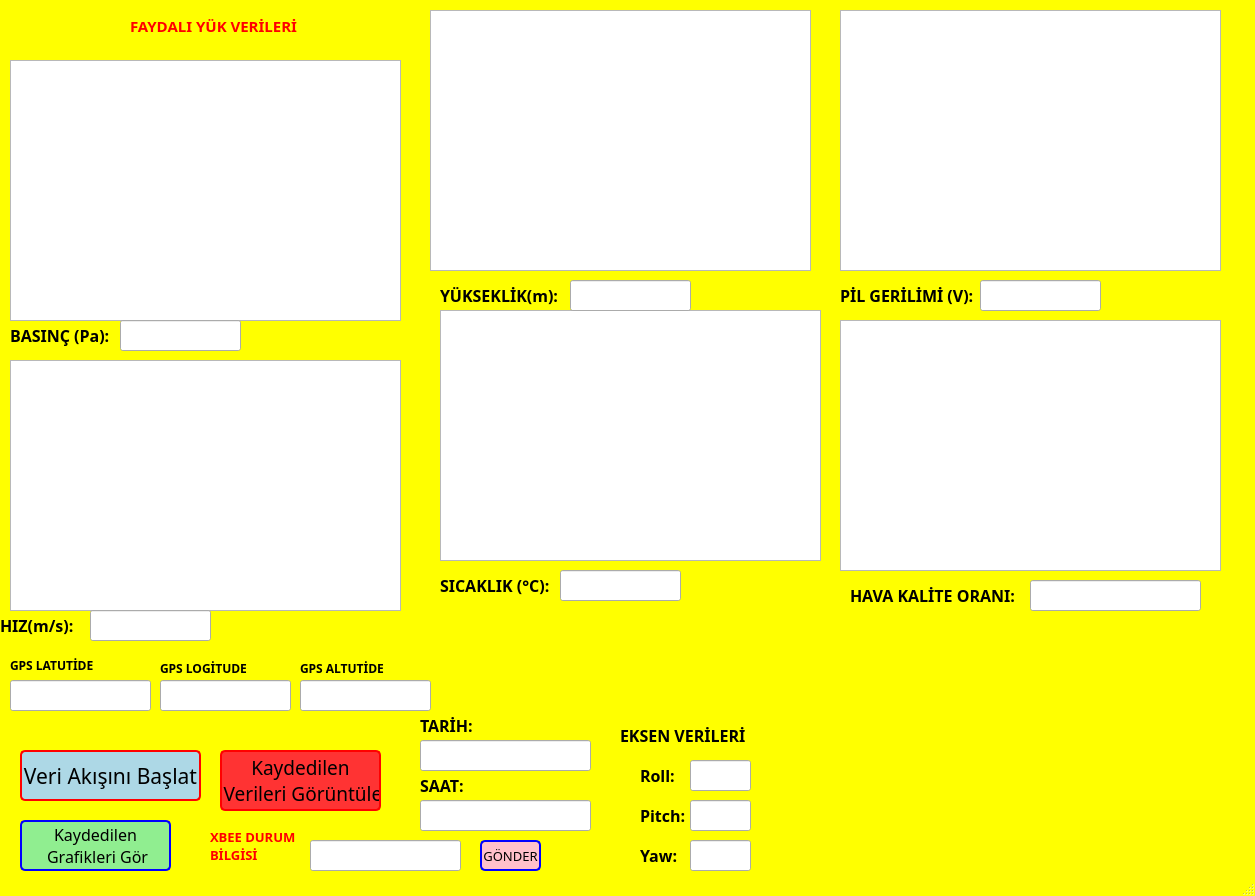
<?xml version="1.0" encoding="UTF-8"?>
<ui version="4.0">
 <class>mainWindow</class>
 <widget class="QMainWindow" name="mainWindow">
  <property name="geometry">
   <rect>
    <x>0</x>
    <y>0</y>
    <width>1255</width>
    <height>896</height>
   </rect>
  </property>
  <property name="windowTitle">
   <string>St Focount</string>
  </property>
  <property name="styleSheet">
   <string notr="true">QMainWindow{
background-color: yellow;
}</string>
  </property>
  <widget class="QWidget" name="centralwidget">
   <widget class="GraphicsLayoutWidget" name="graphicsView">
    <property name="geometry">
     <rect>
      <x>10</x>
      <y>60</y>
      <width>391</width>
      <height>261</height>
     </rect>
    </property>
   </widget>
   <widget class="GraphicsLayoutWidget" name="graphicsView_2">
    <property name="geometry">
     <rect>
      <x>430</x>
      <y>10</y>
      <width>381</width>
      <height>261</height>
     </rect>
    </property>
   </widget>
   <widget class="GraphicsLayoutWidget" name="graphicsView_3">
    <property name="geometry">
     <rect>
      <x>10</x>
      <y>360</y>
      <width>391</width>
      <height>251</height>
     </rect>
    </property>
   </widget>
   <widget class="GraphicsLayoutWidget" name="graphicsView_4">
    <property name="geometry">
     <rect>
      <x>440</x>
      <y>310</y>
      <width>381</width>
      <height>251</height>
     </rect>
    </property>
   </widget>
   <widget class="GraphicsLayoutWidget" name="graphicsView_5">
    <property name="geometry">
     <rect>
      <x>840</x>
      <y>10</y>
      <width>381</width>
      <height>261</height>
     </rect>
    </property>
   </widget>
   <widget class="QLineEdit" name="lineEdit_2">
    <property name="geometry">
     <rect>
      <x>120</x>
      <y>320</y>
      <width>121</width>
      <height>31</height>
     </rect>
    </property>
    <property name="font">
     <font>
      <pointsize>12</pointsize>
      <weight>75</weight>
      <bold>true</bold>
     </font>
    </property>
   </widget>
   <widget class="QLineEdit" name="lineEdit_8">
    <property name="geometry">
     <rect>
      <x>570</x>
      <y>280</y>
      <width>121</width>
      <height>31</height>
     </rect>
    </property>
    <property name="font">
     <font>
      <pointsize>12</pointsize>
      <weight>75</weight>
      <bold>true</bold>
     </font>
    </property>
   </widget>
   <widget class="QLineEdit" name="lineEdit_4">
    <property name="geometry">
     <rect>
      <x>90</x>
      <y>610</y>
      <width>121</width>
      <height>31</height>
     </rect>
    </property>
    <property name="font">
     <font>
      <pointsize>12</pointsize>
      <weight>75</weight>
      <bold>true</bold>
     </font>
    </property>
   </widget>
   <widget class="QLineEdit" name="lineEdit_5">
    <property name="geometry">
     <rect>
      <x>560</x>
      <y>570</y>
      <width>121</width>
      <height>31</height>
     </rect>
    </property>
    <property name="font">
     <font>
      <pointsize>12</pointsize>
      <weight>75</weight>
      <bold>true</bold>
     </font>
    </property>
    <property name="text">
     <string/>
    </property>
   </widget>
   <widget class="QLineEdit" name="lineEdit_6">
    <property name="geometry">
     <rect>
      <x>980</x>
      <y>280</y>
      <width>121</width>
      <height>31</height>
     </rect>
    </property>
    <property name="font">
     <font>
      <pointsize>12</pointsize>
      <weight>75</weight>
      <bold>true</bold>
     </font>
    </property>
   </widget>
   <widget class="QLabel" name="label">
    <property name="geometry">
     <rect>
      <x>10</x>
      <y>320</y>
      <width>191</width>
      <height>31</height>
     </rect>
    </property>
    <property name="font">
     <font>
      <family>Segoe UI Black</family>
      <pointsize>12</pointsize>
      <weight>75</weight>
      <bold>true</bold>
     </font>
    </property>
    <property name="text">
     <string>BASINÇ (Pa):</string>
    </property>
   </widget>
   <widget class="QLabel" name="label_2">
    <property name="geometry">
     <rect>
      <x>440</x>
      <y>570</y>
      <width>121</width>
      <height>31</height>
     </rect>
    </property>
    <property name="font">
     <font>
      <family>Segoe UI Black</family>
      <pointsize>12</pointsize>
      <weight>75</weight>
      <bold>true</bold>
     </font>
    </property>
    <property name="text">
     <string>SICAKLIK (°C):</string>
    </property>
   </widget>
   <widget class="QLabel" name="label_3">
    <property name="geometry">
     <rect>
      <x>440</x>
      <y>280</y>
      <width>131</width>
      <height>31</height>
     </rect>
    </property>
    <property name="font">
     <font>
      <family>Segoe UI Black</family>
      <pointsize>12</pointsize>
      <weight>75</weight>
      <bold>true</bold>
     </font>
    </property>
    <property name="text">
     <string>YÜKSEKLİK(m):</string>
    </property>
   </widget>
   <widget class="QLabel" name="label_8">
    <property name="geometry">
     <rect>
      <x>0</x>
      <y>610</y>
      <width>121</width>
      <height>31</height>
     </rect>
    </property>
    <property name="font">
     <font>
      <family>Segoe UI Black</family>
      <pointsize>12</pointsize>
      <weight>75</weight>
      <bold>true</bold>
     </font>
    </property>
    <property name="text">
     <string>HIZ(m/s):</string>
    </property>
   </widget>
   <widget class="QLabel" name="label_4">
    <property name="geometry">
     <rect>
      <x>840</x>
      <y>280</y>
      <width>151</width>
      <height>31</height>
     </rect>
    </property>
    <property name="font">
     <font>
      <family>Segoe UI Black</family>
      <pointsize>12</pointsize>
      <weight>75</weight>
      <bold>true</bold>
     </font>
    </property>
    <property name="text">
     <string>PİL GERİLİMİ (V):</string>
    </property>
   </widget>
   <widget class="QLabel" name="label_7">
    <property name="geometry">
     <rect>
      <x>300</x>
      <y>660</y>
      <width>121</width>
      <height>16</height>
     </rect>
    </property>
    <property name="font">
     <font>
      <family>Segoe UI Black</family>
      <weight>75</weight>
      <bold>true</bold>
     </font>
    </property>
    <property name="text">
     <string>GPS ALTUTİDE</string>
    </property>
   </widget>
   <widget class="QLabel" name="label_6">
    <property name="geometry">
     <rect>
      <x>160</x>
      <y>660</y>
      <width>121</width>
      <height>16</height>
     </rect>
    </property>
    <property name="font">
     <font>
      <family>Segoe UI Black</family>
      <weight>75</weight>
      <bold>true</bold>
     </font>
    </property>
    <property name="text">
     <string>GPS LOGİTUDE</string>
    </property>
   </widget>
   <widget class="QLineEdit" name="lineEdit_9">
    <property name="geometry">
     <rect>
      <x>300</x>
      <y>680</y>
      <width>131</width>
      <height>31</height>
     </rect>
    </property>
    <property name="font">
     <font>
      <pointsize>12</pointsize>
     </font>
    </property>
   </widget>
   <widget class="QLineEdit" name="lineEdit_10">
    <property name="geometry">
     <rect>
      <x>10</x>
      <y>680</y>
      <width>141</width>
      <height>31</height>
     </rect>
    </property>
    <property name="font">
     <font>
      <pointsize>12</pointsize>
     </font>
    </property>
   </widget>
   <widget class="QLabel" name="label_5">
    <property name="geometry">
     <rect>
      <x>10</x>
      <y>650</y>
      <width>121</width>
      <height>31</height>
     </rect>
    </property>
    <property name="font">
     <font>
      <family>Segoe UI Black</family>
      <weight>75</weight>
      <bold>true</bold>
     </font>
    </property>
    <property name="text">
     <string>GPS LATUTİDE</string>
    </property>
   </widget>
   <widget class="QLineEdit" name="lineEdit_11">
    <property name="geometry">
     <rect>
      <x>160</x>
      <y>680</y>
      <width>131</width>
      <height>31</height>
     </rect>
    </property>
    <property name="font">
     <font>
      <pointsize>12</pointsize>
     </font>
    </property>
   </widget>
   <widget class="QLineEdit" name="tarih">
    <property name="geometry">
     <rect>
      <x>420</x>
      <y>740</y>
      <width>171</width>
      <height>31</height>
     </rect>
    </property>
    <property name="font">
     <font>
      <pointsize>12</pointsize>
      <weight>75</weight>
      <bold>true</bold>
     </font>
    </property>
   </widget>
   <widget class="QLabel" name="label_11">
    <property name="geometry">
     <rect>
      <x>420</x>
      <y>710</y>
      <width>131</width>
      <height>31</height>
     </rect>
    </property>
    <property name="font">
     <font>
      <family>Segoe UI Black</family>
      <pointsize>12</pointsize>
      <weight>75</weight>
      <bold>true</bold>
     </font>
    </property>
    <property name="text">
     <string>TARİH:</string>
    </property>
   </widget>
   <widget class="QLineEdit" name="saat">
    <property name="geometry">
     <rect>
      <x>420</x>
      <y>800</y>
      <width>171</width>
      <height>31</height>
     </rect>
    </property>
    <property name="font">
     <font>
      <pointsize>12</pointsize>
      <weight>75</weight>
      <bold>true</bold>
     </font>
    </property>
   </widget>
   <widget class="QLabel" name="label_12">
    <property name="geometry">
     <rect>
      <x>420</x>
      <y>770</y>
      <width>141</width>
      <height>31</height>
     </rect>
    </property>
    <property name="font">
     <font>
      <family>Segoe UI Black</family>
      <pointsize>12</pointsize>
      <weight>75</weight>
      <bold>true</bold>
     </font>
    </property>
    <property name="text">
     <string>SAAT:</string>
    </property>
   </widget>
   <widget class="QLabel" name="label_20">
    <property name="geometry">
     <rect>
      <x>640</x>
      <y>840</y>
      <width>51</width>
      <height>31</height>
     </rect>
    </property>
    <property name="font">
     <font>
      <family>Segoe UI Black</family>
      <pointsize>12</pointsize>
      <weight>75</weight>
      <bold>true</bold>
     </font>
    </property>
    <property name="text">
     <string>Yaw:</string>
    </property>
   </widget>
   <widget class="QLabel" name="label_19">
    <property name="geometry">
     <rect>
      <x>640</x>
      <y>800</y>
      <width>51</width>
      <height>31</height>
     </rect>
    </property>
    <property name="font">
     <font>
      <family>Segoe UI Black</family>
      <pointsize>12</pointsize>
      <weight>75</weight>
      <bold>true</bold>
     </font>
    </property>
    <property name="text">
     <string>Pitch:</string>
    </property>
   </widget>
   <widget class="QLineEdit" name="lineEdit_7">
    <property name="geometry">
     <rect>
      <x>690</x>
      <y>800</y>
      <width>61</width>
      <height>31</height>
     </rect>
    </property>
    <property name="font">
     <font>
      <pointsize>12</pointsize>
      <weight>75</weight>
      <bold>true</bold>
     </font>
    </property>
   </widget>
   <widget class="QLabel" name="label_9">
    <property name="geometry">
     <rect>
      <x>620</x>
      <y>720</y>
      <width>141</width>
      <height>31</height>
     </rect>
    </property>
    <property name="font">
     <font>
      <family>Segoe UI Black</family>
      <pointsize>12</pointsize>
      <weight>75</weight>
      <bold>true</bold>
     </font>
    </property>
    <property name="text">
     <string>EKSEN VERİLERİ</string>
    </property>
   </widget>
   <widget class="QLineEdit" name="lineEdit_16">
    <property name="geometry">
     <rect>
      <x>690</x>
      <y>760</y>
      <width>61</width>
      <height>31</height>
     </rect>
    </property>
    <property name="font">
     <font>
      <pointsize>12</pointsize>
      <weight>75</weight>
      <bold>true</bold>
     </font>
    </property>
   </widget>
   <widget class="QLabel" name="label_21">
    <property name="geometry">
     <rect>
      <x>640</x>
      <y>760</y>
      <width>51</width>
      <height>31</height>
     </rect>
    </property>
    <property name="font">
     <font>
      <family>Segoe UI Black</family>
      <pointsize>12</pointsize>
      <weight>75</weight>
      <bold>true</bold>
     </font>
    </property>
    <property name="text">
     <string>Roll:</string>
    </property>
   </widget>
   <widget class="QLineEdit" name="lineEdit_17">
    <property name="geometry">
     <rect>
      <x>690</x>
      <y>840</y>
      <width>61</width>
      <height>31</height>
     </rect>
    </property>
    <property name="font">
     <font>
      <pointsize>12</pointsize>
      <weight>75</weight>
      <bold>true</bold>
     </font>
    </property>
   </widget>
   <widget class="QLabel" name="label_10">
    <property name="geometry">
     <rect>
      <x>130</x>
      <y>10</y>
      <width>251</width>
      <height>31</height>
     </rect>
    </property>
    <property name="font">
     <font>
      <family>Segoe UI Black</family>
      <pointsize>11</pointsize>
      <weight>75</weight>
      <bold>true</bold>
     </font>
    </property>
    <property name="styleSheet">
     <string notr="true">QLabel {
color:red;
}</string>
    </property>
    <property name="text">
     <string>FAYDALI YÜK VERİLERİ</string>
    </property>
   </widget>
   <widget class="GraphicsLayoutWidget" name="graphicsView_6">
    <property name="geometry">
     <rect>
      <x>840</x>
      <y>320</y>
      <width>381</width>
      <height>251</height>
     </rect>
    </property>
   </widget>
   <widget class="QLineEdit" name="lineEdit_12">
    <property name="geometry">
     <rect>
      <x>1030</x>
      <y>580</y>
      <width>171</width>
      <height>31</height>
     </rect>
    </property>
    <property name="font">
     <font>
      <pointsize>12</pointsize>
      <weight>75</weight>
      <bold>true</bold>
     </font>
    </property>
    <property name="text">
     <string/>
    </property>
   </widget>
   <widget class="QLabel" name="label_13">
    <property name="geometry">
     <rect>
      <x>850</x>
      <y>580</y>
      <width>221</width>
      <height>31</height>
     </rect>
    </property>
    <property name="font">
     <font>
      <family>Segoe UI Black</family>
      <pointsize>12</pointsize>
      <weight>75</weight>
      <bold>true</bold>
     </font>
    </property>
    <property name="text">
     <string>HAVA KALİTE ORANI:</string>
    </property>
   </widget>
   <widget class="QPushButton" name="veribaslat">
    <property name="geometry">
     <rect>
      <x>20</x>
      <y>750</y>
      <width>181</width>
      <height>51</height>
     </rect>
    </property>
    <property name="font">
     <font>
      <family>MS Shell Dlg 2 bolt</family>
      <pointsize>16</pointsize>
      <weight>9</weight>
      <italic>false</italic>
      <bold>false</bold>
     </font>
    </property>
    <property name="styleSheet">
     <string notr="true">QPushButton{
font: 75 16pt &quot;MS Shell Dlg 2&quot;bolt;
background-color: lightblue
;
    border: 2px solid red;
    border-radius: 5px;
}
QPushButton:pressed {
    background-color: rgb(255, 61, 80);
    border-style: inset;
}</string>
    </property>
    <property name="text">
     <string>Veri Akışını Başlat</string>
    </property>
    <property name="autoDefault">
     <bool>true</bool>
    </property>
   </widget>
   <widget class="QPushButton" name="verigor">
    <property name="geometry">
     <rect>
      <x>220</x>
      <y>750</y>
      <width>161</width>
      <height>61</height>
     </rect>
    </property>
    <property name="font">
     <font>
      <family>MS Shell Dlg 2 bolt</family>
      <pointsize>14</pointsize>
      <weight>9</weight>
      <italic>false</italic>
      <bold>false</bold>
     </font>
    </property>
    <property name="styleSheet">
     <string notr="true">QPushButton{
font: 75 14pt &quot;MS Shell Dlg 2&quot;bolt;
background-color:rgb(255,51,51);
    border: 2px solid red;
    border-radius: 5px;
}
QPushButton:pressed {
    background-color: rgb(255, 61, 80);
    border-style: inset;
}</string>
    </property>
    <property name="text">
     <string>Kaydedilen
 Verileri Görüntüle</string>
    </property>
    <property name="autoDefault">
     <bool>true</bool>
    </property>
   </widget>
   <widget class="QPushButton" name="grafikgr">
    <property name="geometry">
     <rect>
      <x>20</x>
      <y>820</y>
      <width>151</width>
      <height>51</height>
     </rect>
    </property>
    <property name="font">
     <font>
      <family>MS Shell Dlg 2 bolt</family>
      <pointsize>12</pointsize>
      <weight>9</weight>
      <italic>false</italic>
      <bold>false</bold>
     </font>
    </property>
    <property name="styleSheet">
     <string notr="true">QPushButton{
font: 75 12pt &quot;MS Shell Dlg 2&quot;bolt;
background-color:lightgreen;
    border: 2px solid blue;
    border-radius: 5px;
}
QPushButton:pressed {
    background-color: rgb(255, 61, 80);
    border-style: inset;
}
</string>
    </property>
    <property name="text">
     <string>Kaydedilen
 Grafikleri Gör</string>
    </property>
   </widget>
   <widget class="QLabel" name="label_18">
    <property name="geometry">
     <rect>
      <x>210</x>
      <y>830</y>
      <width>101</width>
      <height>31</height>
     </rect>
    </property>
    <property name="font">
     <font>
      <family>Segoe UI Black</family>
      <pointsize>10</pointsize>
      <weight>75</weight>
      <bold>true</bold>
     </font>
    </property>
    <property name="styleSheet">
     <string notr="true">QLabel {
color:red;
}</string>
    </property>
    <property name="text">
     <string>XBEE DURUM 
BİLGİSİ</string>
    </property>
   </widget>
   <widget class="QLineEdit" name="lineEdit_29">
    <property name="geometry">
     <rect>
      <x>310</x>
      <y>840</y>
      <width>151</width>
      <height>31</height>
     </rect>
    </property>
    <property name="font">
     <font>
      <pointsize>10</pointsize>
      <weight>75</weight>
      <bold>true</bold>
     </font>
    </property>
    <property name="text">
     <string/>
    </property>
   </widget>
   <widget class="QPushButton" name="gonder">
    <property name="geometry">
     <rect>
      <x>480</x>
      <y>840</y>
      <width>61</width>
      <height>31</height>
     </rect>
    </property>
    <property name="font">
     <font>
      <family>MS Shell Dlg 2 bolt</family>
      <pointsize>10</pointsize>
      <weight>9</weight>
      <italic>false</italic>
      <bold>false</bold>
     </font>
    </property>
    <property name="styleSheet">
     <string notr="true">QPushButton{
font: 75 10pt &quot;MS Shell Dlg 2&quot;bolt;
background-color:pink;
    border: 2px solid blue;
    border-radius: 5px;
}
QPushButton:pressed {
    background-color: rgb(255, 61, 80);
    border-style: inset;
}
</string>
    </property>
    <property name="text">
     <string>GÖNDER</string>
    </property>
   </widget>
  </widget>
  <widget class="QStatusBar" name="statusbar"/>
 </widget>
 <customwidgets>
  <customwidget>
   <class>GraphicsLayoutWidget</class>
   <extends>QGraphicsView</extends>
   <header>pyqtgraph.h</header>
  </customwidget>
 </customwidgets>
 <resources/>
 <connections/>
</ui>
